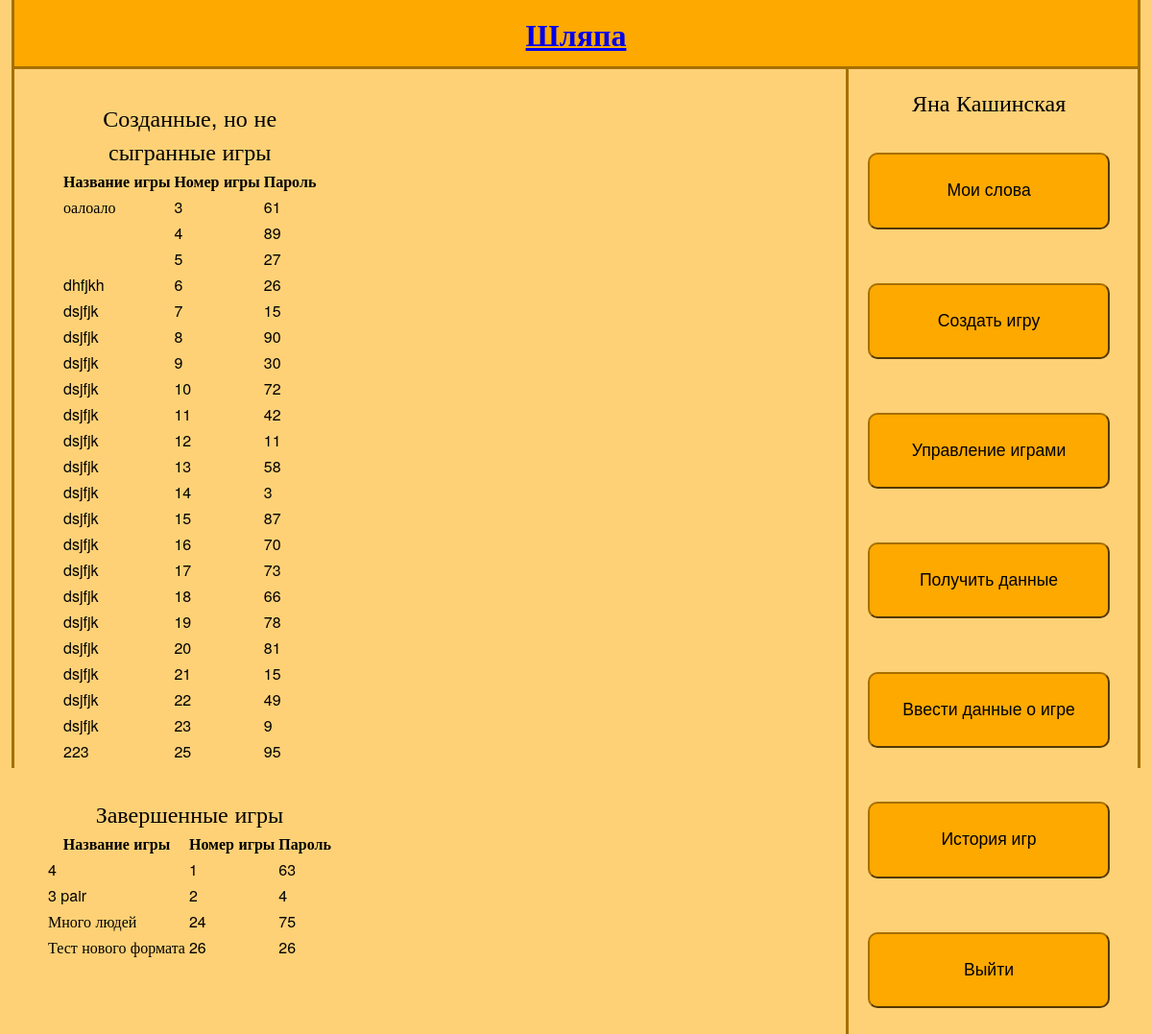
The app's page /queue_games/ (signed in), older data.
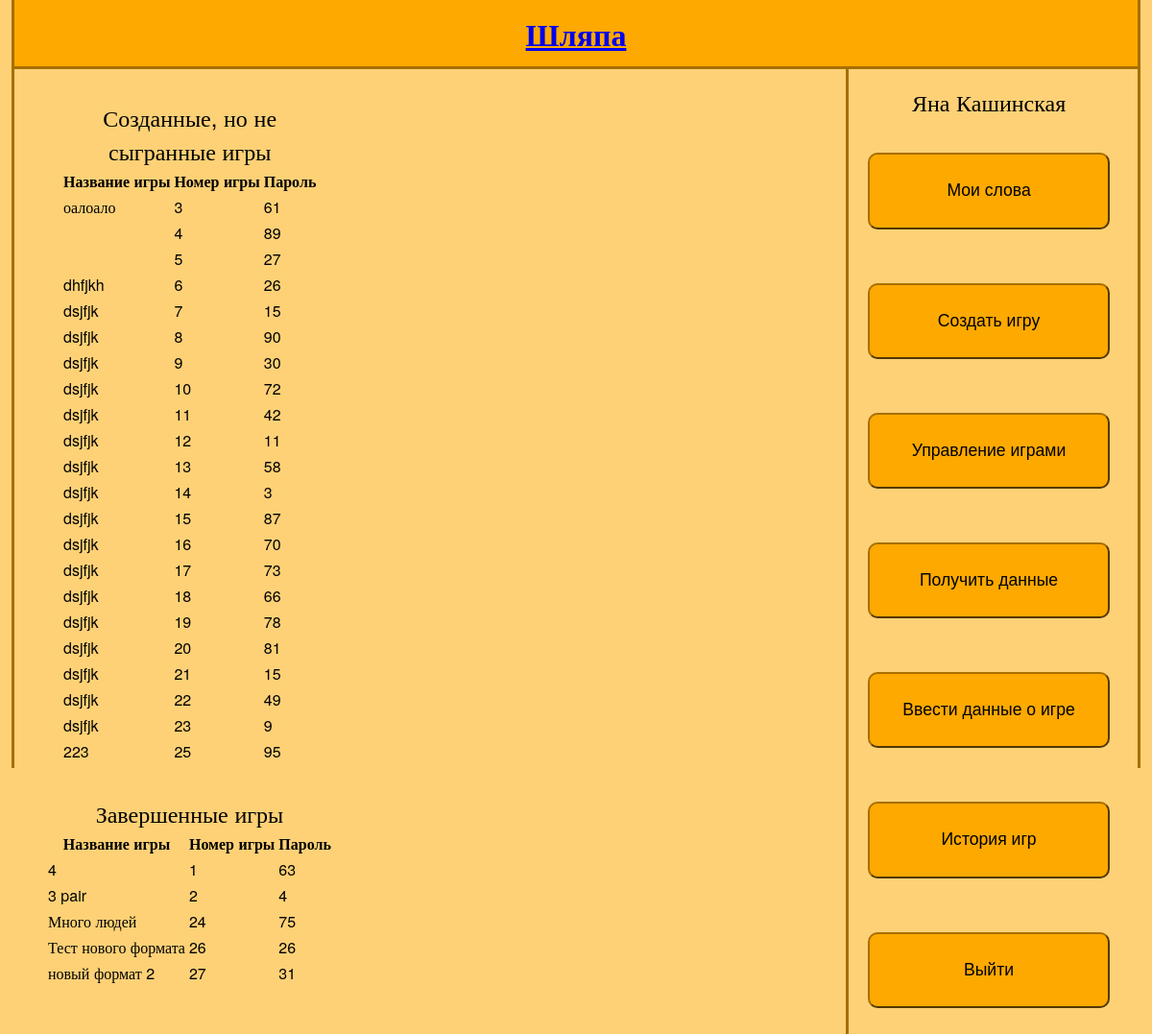
The same page, newer data.
### game/models.py (models this page shows, shortened)
class Game(models.Model):
	name = models.CharField(max_length = 100)
	password = models.IntegerField()
	creator = models.ForeignKey(User, related_name='creator')
	user = models.ManyToManyField(User, related_name='user')

### views.py (the view)
# urls.py: url(r'^queue_games/$', queue_games),
def queue_games(request):
	games = Game.objects.filter(creator = request.user)
	gamesFinished = []
	gamesNoFinished = []
	for game in games:
		if len(ReportGame.objects.filter(gameId = game)) > 0:
			gamesFinished.append(game)
		else:
			gamesNoFinished.append(game)
	return render_to_response('queue_games.html', {'gamesFinished':gamesFinished, 'gamesNoFinished':gamesNoFinished},context_instance=RequestContext(request))

### templates/queue_games.html (shortened to what this page needs)
{% extends "base.html" %}
{% block main %}
<p>
	<div id="no_finished_games">
		<table class = "status_games">
		<caption> Созданные, но не сыгранные игры  </caption>
		<tr>
		<th> Название игры </th> <th> Номер игры </th> <th> Пароль </th>
		</tr>
		{%for game in gamesNoFinished %}
		<tr>
			<td> {{game.name}} </td> <td> {{game.id}}</td><td> {{game.password}} </td>
		</tr>
		{%endfor%}
		</table>
	</div>
	<div id = "finished_games">
		<table class = "status_games">
		<caption>  Завершенные игры </caption>
		<tr>
		<th> Название игры </th> <th> Номер игры </th> <th> Пароль </th>
		</tr>
		{%for game in gamesFinished %}
		<tr>
			<td> {{game.name}} </td> <td> {{game.id}}</td><td> {{game.password}} </td>
		</tr>
		{%endfor%}
		</table>
	</div>
</p>
{% endblock %}

Row changes from the older to the newer data that the page shows:
added Game: name "новый формат 2", id "27", password "31", shown under "Завершенные игры"
